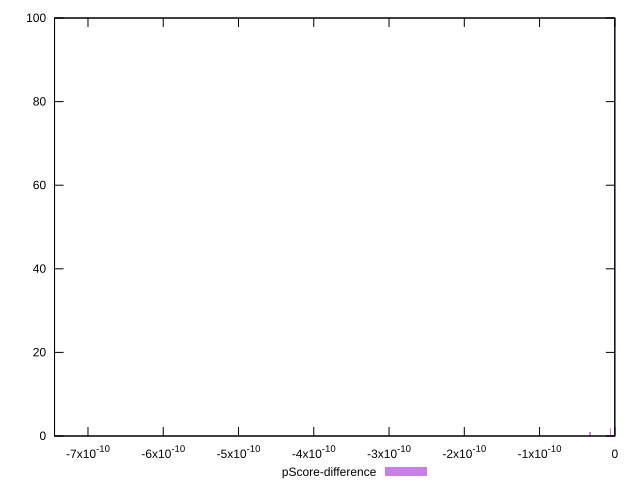

Source code (gnuplot):
reset

$pScoreDifference <<EOF
0 96
-5.773307068472197e-12 2
-7.447566118329133e-10 1
-3.271540672134245e-11 1
EOF

set key outside below
set boxwidth 1.9244356894907323e-12
set xrange [-7.444588279170716e-10:0]
set yrange [0:100]
set trange [0:100]
set style fill transparent solid 0.5 noborder
set terminal svg size 640, 490 enhanced background rgb 'white'
set output "report_00009_2021-02-08T22-37-41.559Z/total-blocking-time/samples/pages+cached+noadtech+nomedia+nocss/pScore-difference/histogram.svg"

plot $pScoreDifference title "pScore-difference" with boxes

reset
